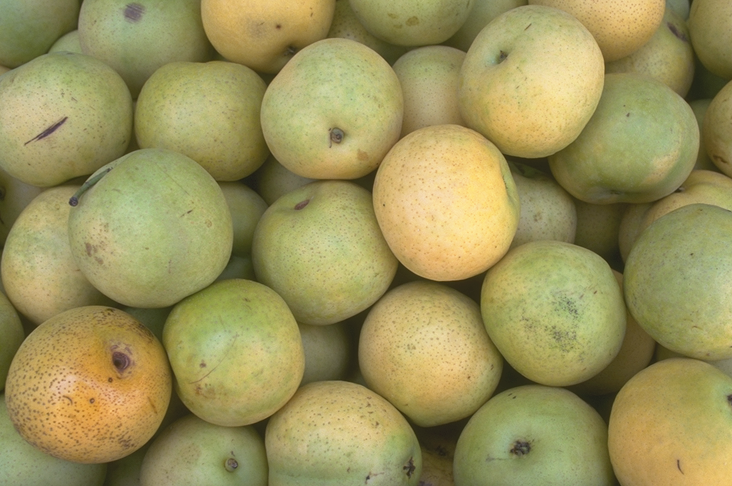
%> input picture 2021 Semister 1/ENGN6528 Computer Vision/Tutorials/T1_Matlab_Python/matlab/pears.png, 732 x 486 px, given in place of Lenna.png, which was not available
$ octave improc.m   (GNU Octave 9; MATLAB toolbox functions it lacks are replaced by stand-ins)
%> lines starting %> are read from the running program, lines starting %| are printed output that depends on the picture; in (x1, y1, x2, y2) boxes, pixels count from 0 and x2, y2 are one past the last pixel; in counts of white or black regions, pixels touching at a corner belong together; the program's own positions count from 1; pictures that were not available may be replaced by others from this repository, and a replacement may not be noted
%% Read/Write an Image

img = imread('Lenna.png');
%> img is the input picture: size 486x732x3 uint8; mean R, G, B 154.5, 146.4, 91.1
imshow(img);

imwrite(img,'new_lenna.png');

%% Image Properties

imgSize = size(img) % [rows, columns, channels]
%> imgSize = [486 732 3]
imgEncoding = class(img)
%> imgEncoding = 'uint8'

%% data type conversion using casting
img_double = double(img);
img_uint8  = uint8(img);

%% color conversion
% RGB to gray
img_gray = rgb2gray(img);
img_hsv  = rgb2hsv(img);
%> img_hsv: size 486x732x3 double; mean H, S, V 0.152, 0.427, 0.614

% get HSV components
H = img_hsv(:,:,1);
S = img_hsv(:,:,2);
V = img_hsv(:,:,3);

%% pixel iteration
img = imread('Lenna.png');
imgGray = rgb2gray(img);
imgThr = zeros(size(imgGray));
% for each row
for row = 1 : size(imgGray,1)
    % for each column
    for col = 1 : size(imgGray,2)
        pix = imgGray(row, col);

        % do something with pix
        if pix > 150
            imgThr(row,col)=1;
        else
            imgThr(row,col)=0;
        end
    end
end
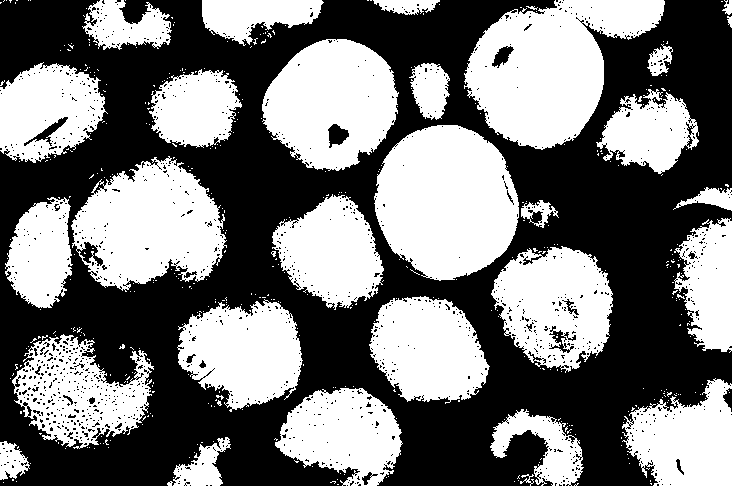
%> imgThr: size 486x732 double; values 0 (black) and 1 (white), 47.4% white; 454 white regions (423 under 20 px), largest, box (x1, y1, x2, y2) and area: (464, 0, 665, 150) 17494, (374, 125, 519, 281) 17151, (71, 156, 227, 292) 13694
imshow(imgThr)

% image threshold, the easy way
imgThr = imgGray > 150;

%% Accessing

r = 240; c = 235;
% extract RGB at (r,c)
pixRGB = img(r, c, :);
%> pixRGB = [80 81 40]
% equivalent
pixRGB = img(r, c, 1:3);
% GB channels at (r,c)
pixGB = img(r, c, 2:3);
%> pixGB = [81 40]
% crop image
w = 150; h = 50;
imgCrop = img(r : r + h, c : c + w, :);
figure; imshow(imgCrop);

%% Convolution

% prepare the mask
maskSize = 15;
avgMask = ones(maskSize) / maskSize^2;
% apply filter
imgAvg = imfilter(imgGray, avgMask);
figure; imshow(imgAvg)
figure; imshow(imgGray)
%%
% X and Y masks
avgMask_Y = ones(15, 1) / 15^2;
avgMask_X = ones(1, 15) / 15^2;
% apply convolution
imgAvg = conv2(avgMask_Y, avgMask_X, imgGray, 'same');
%> imgAvg: size 486x732 double
imshow(imgAvg)
help conv2

%% Histogram
img = imread('pears.png');
imgGray = rgb2gray(img);
bins = 50;
% if you want to display
imhist(imgGray, bins);
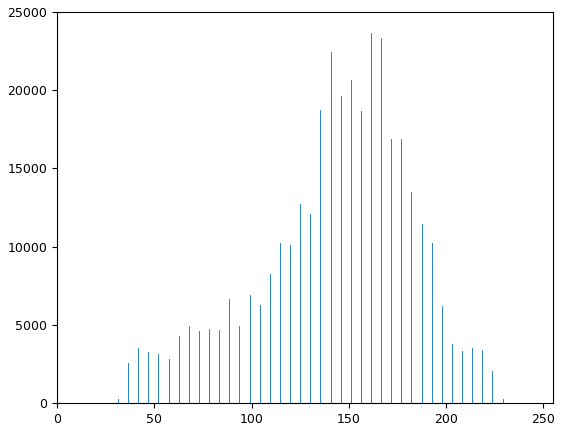
%> figure redrawn from the program's plot data; highest point at x = 161.3, y = 23667
% if you want to get the values
[counts, binPos] = imhist(imgGray, bins);
%> counts = 50 values, max 23667 at index 32, min 0 at index 1, mean 7115; binPos = 50 values from 0 to 255
imshow(imgGray)

%% Equalizes image to a flat histogram
img = imread('pears.png');
imgGray = rgb2gray(img);
% equalizes the image to a flat histogram
bins = 50;
imgEq = histeq(imgGray, bins);
imhist(imgEq);
%> figure, not shown here; highest point at x = 182, y = 12467
imshow(imgEq)

%% Morphology operators
SE = [[0 1 0];
 [1 1 1];
 [0 1 0]];
N = 5;
for i = 1:N
    imgThr = imdilate(imgThr, SE, 'same');
end
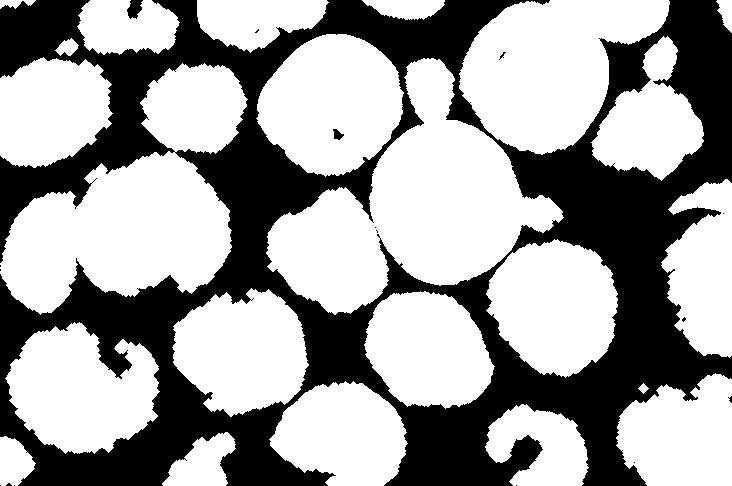
%> imgThr: size 486x732 logical; 62.3% white; 17 black regions (14 under 20 px), largest, box (x1, y1, x2, y2) and area: (0, 0, 732, 486) 133899, (127, 0, 143, 19) 205, (333, 129, 344, 140) 73
imshow(imgThr)
for i = 1:N
    imgThr = imerode(imgThr, SE, 'same');
end
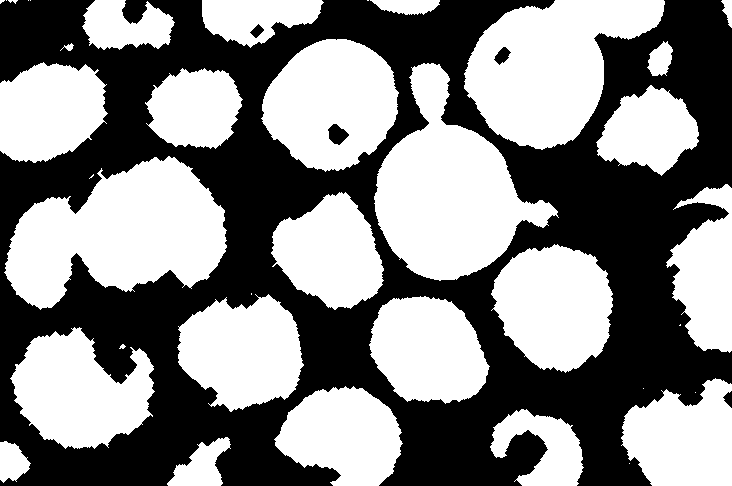
%> imgThr: size 486x732 logical; 52.2% white; 5 black regions, box (x1, y1, x2, y2) and area: (0, 0, 732, 486) 169507, (328, 124, 349, 145) 278, (494, 47, 511, 65) 168, (250, 24, 264, 38) 102, (723, 391, 732, 408) 90
figure; imshow(imgThr)

%% Resizing

% resize by scale factor
imgResize_1 = imresize(imgGray, 0.5);
% resize by desired resolution
imgResize_2 = imresize(imgGray, [240, 320]);

%% Cropping

% Image crop [x, y, width, height]
rect = [200, 250, 200, 200];
imgCrop = imcrop(imgGray, rect);
%> imgCrop: size 201x201 uint8
% Image crop by slicing [rows, cols]
imgCrop = imgGray(250:450, 200:400);


%% Transformations | Translate

% pixel translation [x, y]
translation = [50, -20];
imgTranslate = imtranslate(imgGray, translation);
imshow(imgTranslate)
%% Transformations | Rotation
angleDeg = 45;
% output image size different than input
imgRotate_1 = imrotate(imgGray, angleDeg,'bilinear', 'loose');
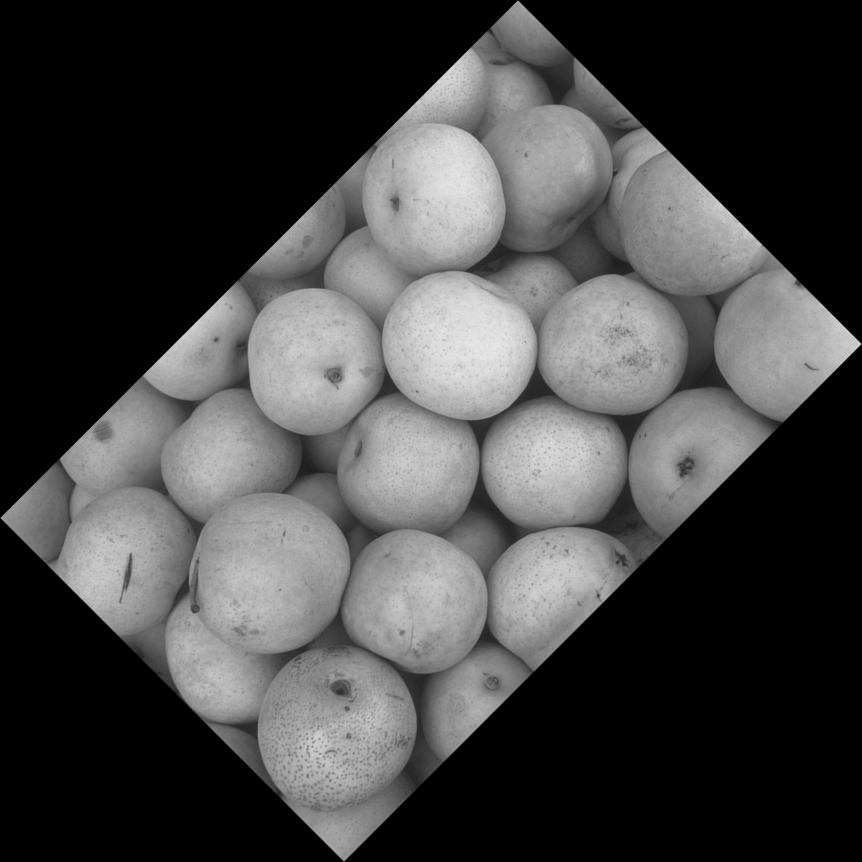
%> imgRotate_1: size 862x862 uint8; min 0, max 231, mean 68.3
% output size equal than input
imgRotate_2 = imrotate(imgGray, angleDeg,'bilinear', 'crop');
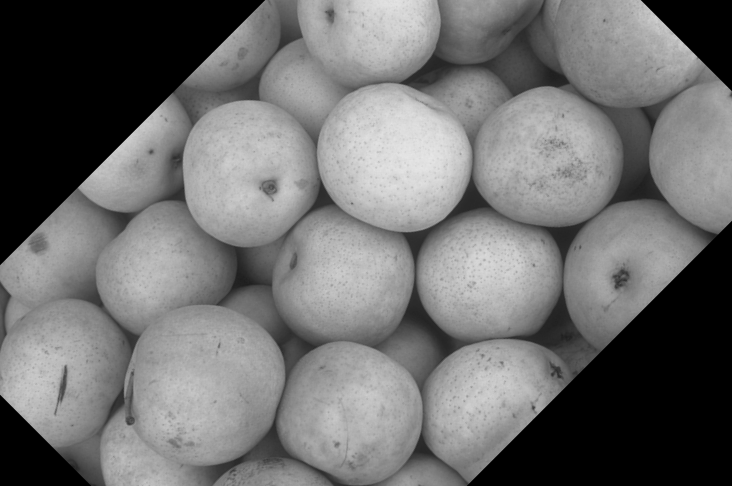
%> imgRotate_2: size 486x732 uint8; min 0, max 231, mean 111.6
imshow(imgRotate_1)
imshow(imgRotate_2)
%% Transformations | Warping
rad = 0.25*pi;
R = [[ cos(rad), -sin(rad), 0];
 [sin(rad), cos(rad), 0];
 [ 0, 0, 1]];
sx = 0.5; sy = 0;
S = [[ 1, sy, 0];
 [ sx, 1, 0];
 [ 0, 0, 1]];
A = S*R;
tform = affine2d(A);
imgWarp = imwarp(imgGray, tform, 'FillValues', [0]);
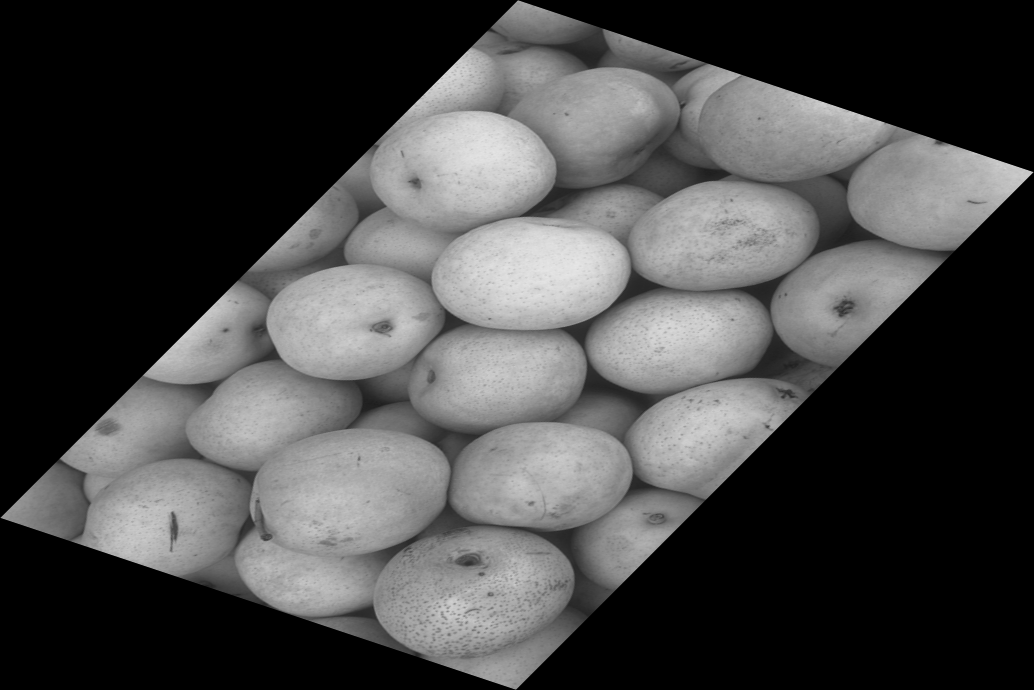
%> imgWarp: size 690x1034 uint8; min 0, max 231, mean 71.1
imshow(imgWarp)
